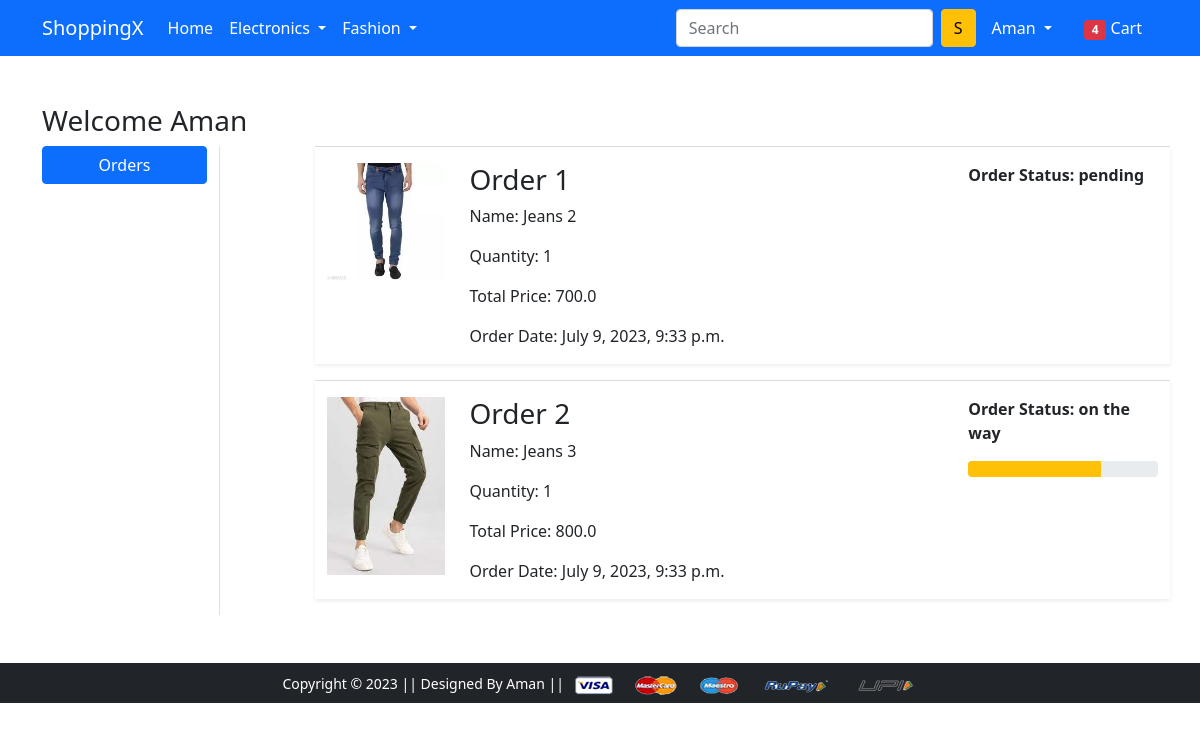
The page /orders/ (signed in) on the database its author committed.
### app/models.py (models this page shows, shortened)
class orderPlaced(models.Model):
    user = models.ForeignKey(User,on_delete=models.CASCADE)
    customer = models.ForeignKey(customer,on_delete=models.CASCADE)
    product = models.ForeignKey(product, on_delete=models.CASCADE)
    quantity = models.PositiveIntegerField(default = 1)
    order_date = models.DateTimeField(auto_now_add=True)
    status = models.CharField(choices=STATUS_CHOICES,max_length=40,default='pending')
    @property   #this is used to show the the cost of each items in the checkout page
    def total_cost(self):
        return self.quantity*self.product.discounted_price

class product (models.Model):
    title = models.CharField(max_length=200)
    selling_price = models.FloatField()
    discounted_price = models.FloatField()
    description = models.TextField()
    brand = models.CharField(max_length=200)
    category = models.CharField(choices=CATEGORY_CHOICES,max_length=2)
    product_image = models.ImageField(upload_to='productimg')

### app/views.py (the view)
# urls.py: path('orders/', views.orders, name='orders'),
@login_required
def orders(request):
    op = orderPlaced.objects.filter(user = request.user)
    return render(request, 'app/orders.html',{'orderplaced':op})

### app/templates/app/orders.html (shortened to what this page needs)
{% extends 'app/base.html' %}
{% load static %}
{% block main-content %}
<div class="container my-5">
 <div class="row">
 <h3>Welcome {{request.user}}</h3>
  <div class="col-sm-2 border-end">
    <ul class="list-unstyled">
        <li class="d-grid"><a href="{% url 'orders'%}" class="btn btn-primary">Orders</a></li>
    </ul>
  </div>
    <div class="col-sm-9 offset-sm-1">
    {% for op in orderplaced  %}
    <div class="row shadow-sm mb-3">
        <hr class="text-muted">
        <div class="col-sm-2">
            <img class="img-fluid " src="{{op.product.product_image.url}}" alt="" height="150" width="150">
        </div>
         <div class="col-sm-7">
          <h3>Order {{forloop.counter}}</h3>
          <p>Name: {{op.product.title}}</p>
          <p>Quantity: {{op.quantity}}</p>
          <p>Total Price: {{op.total_cost}}</p>
          <p>Order Date: {{op.order_date}}</p>
         </div>
         <div class="col-sm-3 fw-bold">
            <p>Order Status: {{op.status}}</p>
            {% if op.status == 'on the way' %}
            <div class="progress">
              <div class="progress-bar bg-warning" role="progressbar" style="width : 70%" aria-valuenow="70" aria-valuemin="0" aria-valuemax="100"></div>
            </div>
            {% endif %}
         </div>
        </div>
    {% endfor %}
  </div>
 </div>
</div>
{% endblock main-content %}

### app/templates/app/base.html (shortened to what this page needs)
<!doctype html>
{% load static %}
<html lang="en">
  <head>
    <link href="https://cdn.jsdelivr.net/npm/bootstrap@5.0.0-beta1/dist/css/bootstrap.min.css" rel="stylesheet">
    <link rel="stylesheet" href="{% static 'app/css/owl.carousel.min.css' %}">
    <link rel="stylesheet" href="{% static 'app/css/all.min.css' %}">
    <link rel="stylesheet" href="{% static 'app/css/style.css' %}">
  </head>
  <body>
    <nav class="navbar navbar-expand-lg navbar-dark bg-primary">
     <div class="container">
       <a class="navbar-brand" href="{%url 'home'%}">ShoppingX</a>
       <div class="collapse navbar-collapse" id="navbarSupportedContent">
         <ul class="navbar-nav me-auto mb-2 mb-lg-0">
           <li class="nav-item">
             <a class="nav-link active" aria-current="page" href="{% url 'home' %}">Home</a>
           </li>
           <li class="nav-item dropdown">
             <a class="nav-link dropdown-toggle text-white" href="#" id="electronicsDropdown" role="button" data-bs-toggle="dropdown" aria-expanded="false">
               Electronics
             </a>
           </li>
           <li class="nav-item dropdown">
             <a class="nav-link dropdown-toggle text-white" href="#" id="fashionDropdown" role="button" data-bs-toggle="dropdown" aria-expanded="false">
               Fashion
             </a>
           </li>
         </ul>
         <form class="d-flex">
           <input class="form-control me-2" type="search" placeholder="Search" aria-label="Search">
           <button class="btn btn-warning" type="submit">S</button>
         </form>
         <div>
          <ul class="navbar-nav me-auto mb-2 mb-lg-0">
            {% if request.user.is_authenticated %}
           <li class="nav-item dropdown mx-2">
              <a class="nav-link dropdown-toggle text-white" href="#" id="profileDropdown" role="button" data-bs-toggle="dropdown" aria-expanded="false">
                {{request.user}}
              </a>
            </li>
            <li class="nav-item mx-2">
             <a href="{% url 'show-cart' %}" class="nav-link text-white"><span class="badge bg-danger">4</span> Cart </a>
            </li>
            {% endif %}
          </ul>
         </div>
       </div>
     </div>
    </nav>
    {% block main-content %} {% endblock main-content %}
    <footer class="container-fluid bg-dark text-center p-2 mt-5">
        <small class="text-white">Copyright &copy; 2023 || Designed By Aman || </small>
        <img src="{% static 'app/images/payment.png' %}" alt="" srcset="" class="img-fluid" height="2px">
    </footer>
  </body>
</html>

### rows shown on the page
orderPlaced: product.product_image (picture), product "Jeans 2", quantity "1", total_cost "700.0", order_date "July 9, 2023, 9:33 p.m.", status "pending"
orderPlaced: product.product_image (picture), product "Jeans 3", quantity "1", total_cost "800.0", order_date "July 9, 2023, 9:33 p.m.", status "on the way"

### other values the page prints
{{ request.user }} "Aman"
